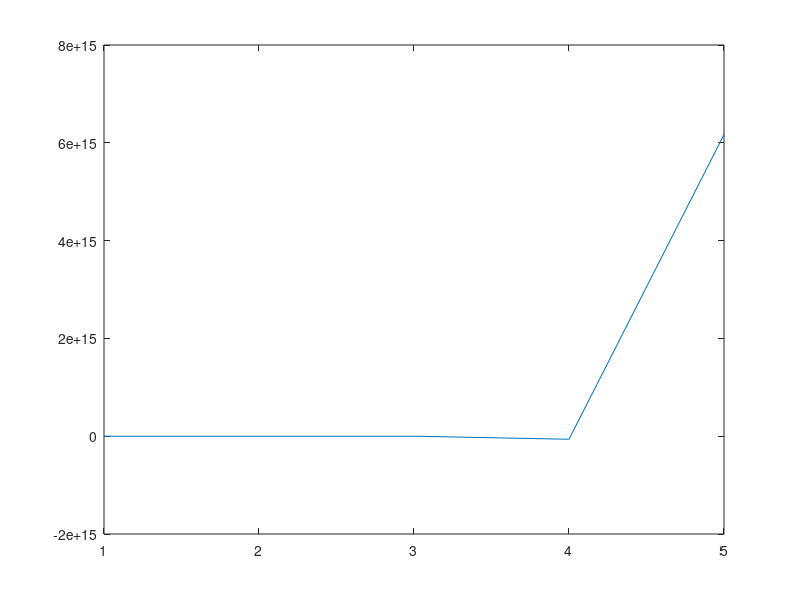
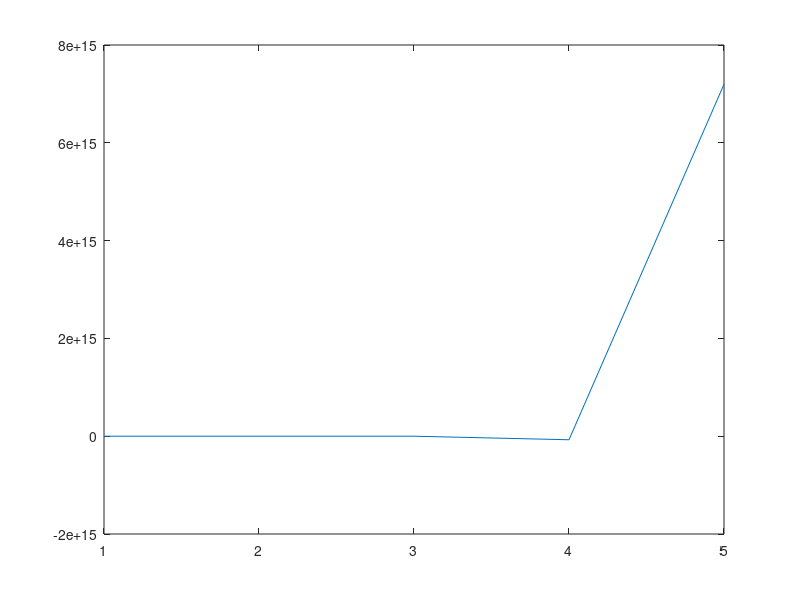

MATLAB code for these plots, in order: (Note: this script raises an error after producing the figures.)
%Code for Problem 1 part B in Assignment of EE 746 
E_L=-70e-3;
V_to=20e-3;
Prompt='Number of Neurons to ba analysed simeltanously,N = ';
N=input(Prompt);
V_t=E_L*ones(N,1);
V_O=E_L*ones(N,1);
Prompt='Time when this needs to be analysed,t =  ';
t=input(Prompt);
Prompt='Number of Time Steps required ,M = ';
M=input(Prompt);
%Prompt='Input Data for the currents ';
%V_data=input(Prompt);
Output=zeros(N,M);
del_t=t/M;
C=300e-12;
g_L=30e-9;
I_c=-g_L*E_L+g_L*V_to;
Input=zeros(N,M);

for j=1:N
Input(j,:)=I_c*(1+j*0.1)*ones(1,M);
end
for i=1:M-1
V_tPrevious=V_t;
D_EPrevious=(1/C)*(-g_L*(V_t-V_O)+Input(:,i));
V_t=V_t+(1/C)*(-g_L*(V_t-V_O)+Input(:,i))*del_t;
D_ENew=(1/C)*((-g_L)*(V_t-V_O)+Input(:,i+1));
V_t=V_tPrevious+((D_EPrevious+D_ENew)*del_t/2);
Output(:,i)=V_t;
for k=1:N
if Output(k,i)>=V_to
    Output(k,i)=E_L;
    V_t(k)=Output(k,i);


end
end
end
Output(:,M)=V_t+(1/C)*(-g_L*(V_t-V_O)+Input(:,M))*del_t;
V_t=Output(:,M);
T=linspace(1,M,M);
plot(T,Output(2,:))
figure
plot(T,Output(4,:))
figure
plot(T,Output(6,:))
figure
plot(T,Output(8,:))